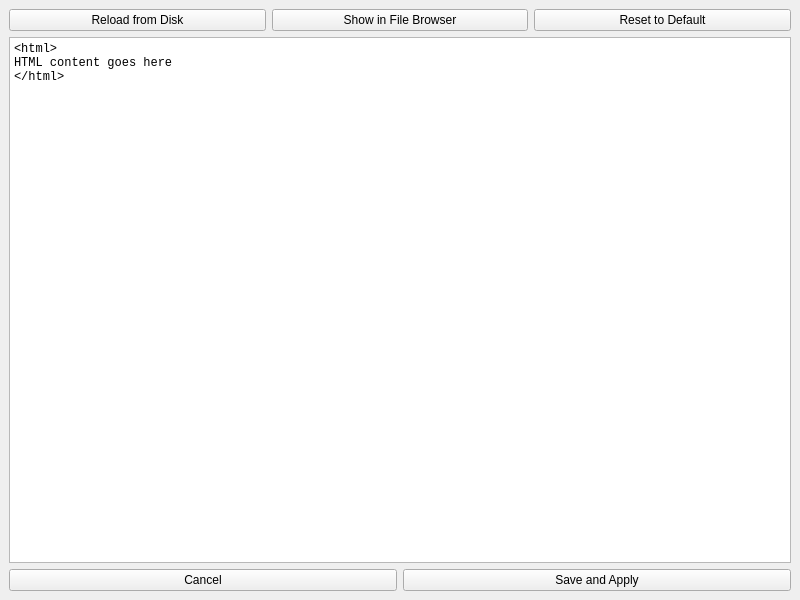
<?xml version="1.0" encoding="UTF-8"?>
<ui version="4.0">
 <class>IndexHTML</class>
 <widget class="QMainWindow" name="IndexHTML">
  <property name="geometry">
   <rect>
    <x>0</x>
    <y>0</y>
    <width>800</width>
    <height>600</height>
   </rect>
  </property>
  <property name="windowTitle">
   <string>Edit Landing Page</string>
  </property>
  <widget class="QWidget" name="centralwidget">
   <layout class="QGridLayout" name="gridLayout">
    <item row="0" column="0">
     <layout class="QVBoxLayout" name="verticalLayout">
      <item>
       <layout class="QHBoxLayout" name="horizontalLayout_2">
        <item>
         <widget class="QPushButton" name="pushButton_3">
          <property name="text">
           <string>Reload from Disk</string>
          </property>
         </widget>
        </item>
        <item>
         <widget class="QPushButton" name="pushButton_2">
          <property name="text">
           <string>Show in File Browser</string>
          </property>
         </widget>
        </item>
        <item>
         <widget class="QPushButton" name="pushButton">
          <property name="text">
           <string>Reset to Default</string>
          </property>
         </widget>
        </item>
       </layout>
      </item>
      <item>
       <widget class="QPlainTextEdit" name="html">
        <property name="font">
         <font>
          <family>Courier New</family>
         </font>
        </property>
        <property name="plainText">
         <string>&lt;html&gt;
HTML content goes here
&lt;/html&gt;</string>
        </property>
       </widget>
      </item>
      <item>
       <layout class="QHBoxLayout" name="horizontalLayout_2">
        <item>
         <widget class="QPushButton" name="pushButton_4">
          <property name="text">
           <string>Cancel</string>
          </property>
         </widget>
        </item>
        <item>
         <widget class="QPushButton" name="okButton">
          <property name="text">
           <string>Save and Apply</string>
          </property>
         </widget>
        </item>
       </layout>
      </item>
     </layout>
    </item>
   </layout>
  </widget>
 </widget>
 <resources/>
 <connections/>
</ui>
